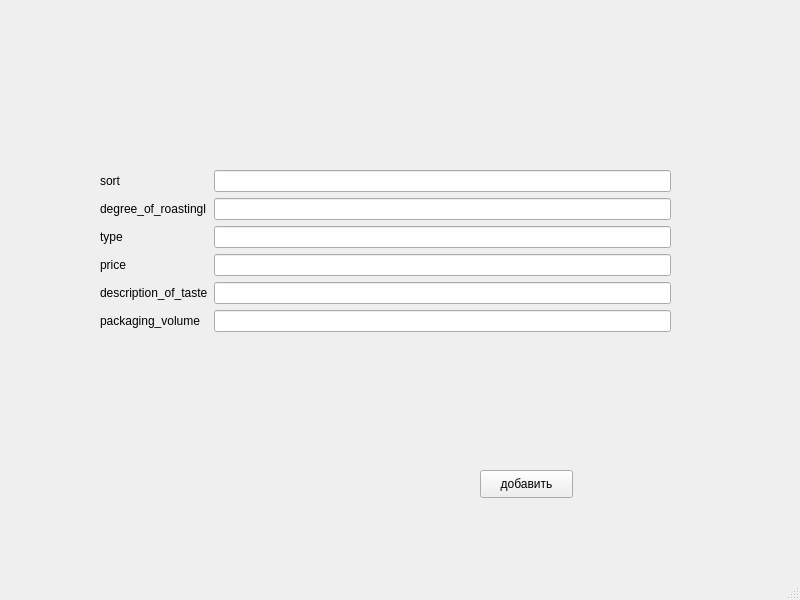
<?xml version="1.0" encoding="UTF-8"?>
<ui version="4.0">
 <class>MainWindow</class>
 <widget class="QMainWindow" name="MainWindow">
  <property name="geometry">
   <rect>
    <x>0</x>
    <y>0</y>
    <width>800</width>
    <height>600</height>
   </rect>
  </property>
  <property name="windowTitle">
   <string>MainWindow</string>
  </property>
  <widget class="QWidget" name="centralwidget">
   <widget class="QWidget" name="formLayoutWidget">
    <property name="geometry">
     <rect>
      <x>100</x>
      <y>170</y>
      <width>571</width>
      <height>191</height>
     </rect>
    </property>
    <layout class="QFormLayout" name="formLayout">
     <item row="0" column="0">
      <widget class="QLabel" name="label">
       <property name="text">
        <string>sort</string>
       </property>
      </widget>
     </item>
     <item row="0" column="1">
      <widget class="QLineEdit" name="lineEdit_4"/>
     </item>
     <item row="1" column="0">
      <widget class="QLabel" name="label_2">
       <property name="text">
        <string>degree_of_roastingl</string>
       </property>
      </widget>
     </item>
     <item row="1" column="1">
      <widget class="QLineEdit" name="lineEdit"/>
     </item>
     <item row="2" column="0">
      <widget class="QLabel" name="label_3">
       <property name="text">
        <string>type</string>
       </property>
      </widget>
     </item>
     <item row="2" column="1">
      <widget class="QLineEdit" name="lineEdit_2"/>
     </item>
     <item row="3" column="0">
      <widget class="QLabel" name="label_5">
       <property name="text">
        <string>price</string>
       </property>
      </widget>
     </item>
     <item row="3" column="1">
      <widget class="QLineEdit" name="lineEdit_3"/>
     </item>
     <item row="4" column="0">
      <widget class="QLabel" name="label_4">
       <property name="text">
        <string>description_of_taste</string>
       </property>
      </widget>
     </item>
     <item row="4" column="1">
      <widget class="QLineEdit" name="lineEdit_5"/>
     </item>
     <item row="5" column="0">
      <widget class="QLabel" name="label_6">
       <property name="text">
        <string>packaging_volume</string>
       </property>
      </widget>
     </item>
     <item row="5" column="1">
      <widget class="QLineEdit" name="lineEdit_6"/>
     </item>
    </layout>
   </widget>
   <widget class="QPushButton" name="pushButton">
    <property name="geometry">
     <rect>
      <x>480</x>
      <y>470</y>
      <width>93</width>
      <height>28</height>
     </rect>
    </property>
    <property name="text">
     <string>добавить</string>
    </property>
   </widget>
  </widget>
  <widget class="QMenuBar" name="menubar">
   <property name="geometry">
    <rect>
     <x>0</x>
     <y>0</y>
     <width>800</width>
     <height>26</height>
    </rect>
   </property>
  </widget>
  <widget class="QStatusBar" name="statusbar"/>
 </widget>
 <resources/>
 <connections/>
</ui>
